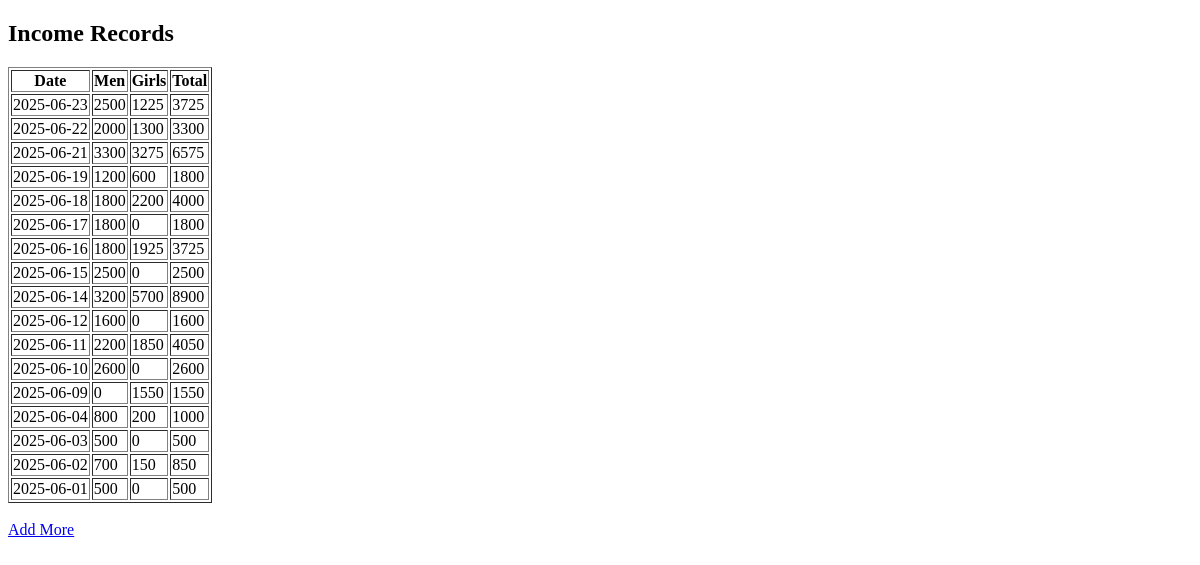
Page /income/view on the earlier database version.
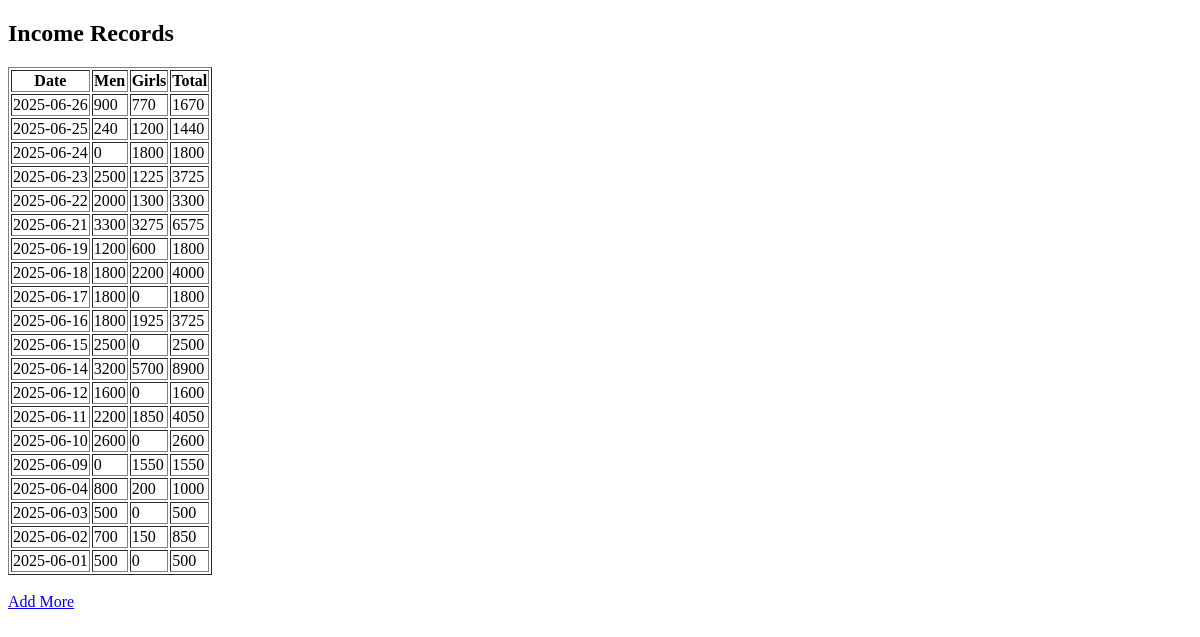
Same page on the later database version.
### app.py (models this page shows)
class Income(db.Model):
    id = db.Column(db.Integer, primary_key=True)              # Unique ID
    date = db.Column(db.Date, nullable=False)                 # Date of income
    men = db.Column(db.Integer, nullable=False)               # Men income amount
    girls = db.Column(db.Integer, nullable=False)             # Girls income amount

### app.py (the view)
@app.route('/income/view')
def view_income():
    incomes = Income.query.order_by(Income.date.desc()).all()       # Get all records, newest first
    total_income = db.session.query(
        db.func.coalesce(db.func.sum(Income.men + Income.girls), 0) # Calculate total income
    ).scalar()
    return render_template('view_income.html', income_records=incomes, total_income=total_income)

### templates/view_income.html (shortened to what this page needs)
<!DOCTYPE html>
<html>
<head>
</head>
<body>
    <h2>Income Records</h2>
    <table border="1">
        <tr>
            <th>Date</th>
            <th>Men</th>
            <th>Girls</th>
            <th>Total</th>
        </tr>
        {% for record in income_records %}
        <tr>
            <td>{{ record.date }}</td>
            <td>{{ record.men }}</td>
            <td>{{ record.girls }}</td>
            <td>{{ record.men + record.girls }}</td>
        </tr>
        {% endfor %}
    </table>
    <br>
    <a href="{{ url_for('add_income') }}">Add More</a>
</body>
</html>

Differences in the rows shown:
added Income: date "2025-06-26", men "900", girls "770", record.men+record.girls "1670"
added Income: date "2025-06-25", men "240", girls "1200", record.men+record.girls "1440"
added Income: date "2025-06-24", men "0", girls "1800", record.men+record.girls "1800"
